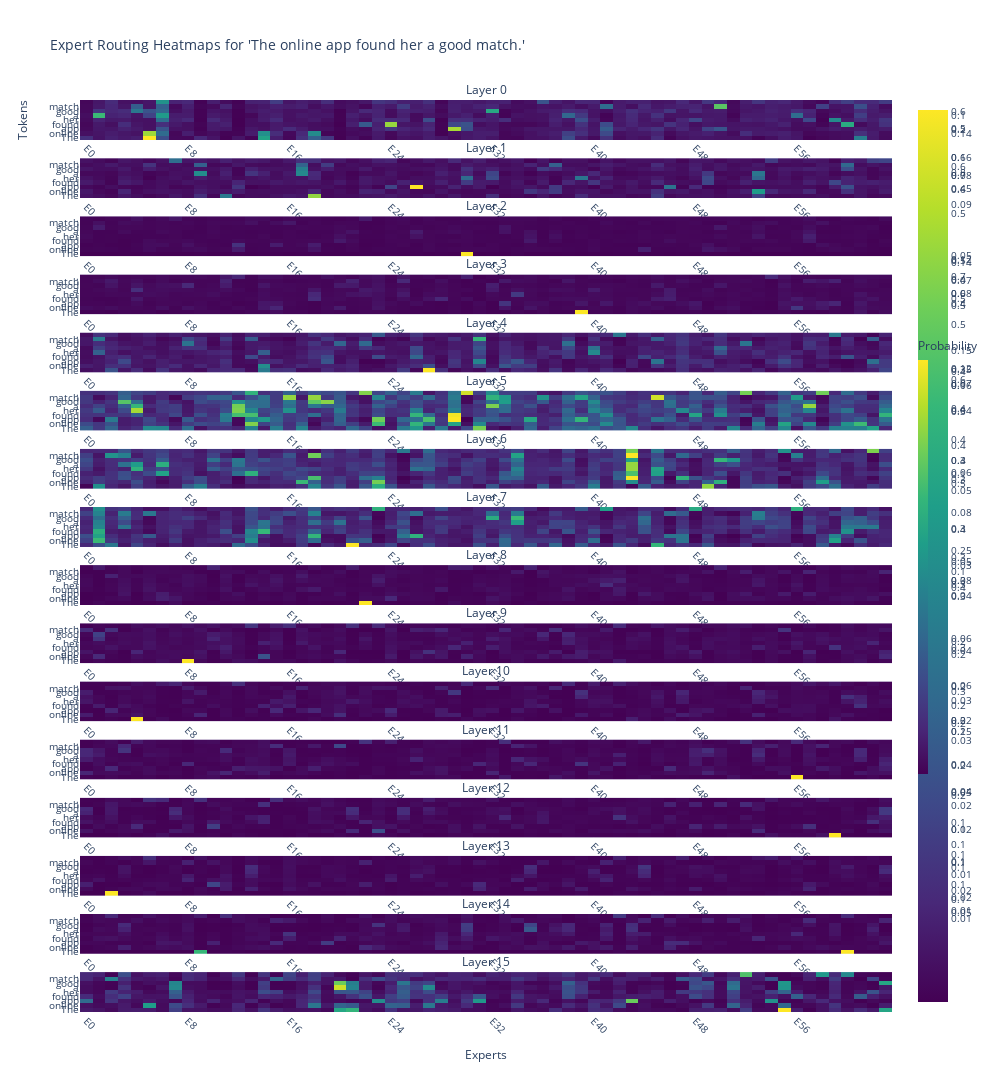

The code cell stored with this chart in its notebook:
### Code cell
input_text2 = "The online app found her a good match."
generate_heatmap(input_text2, model, tokenizer)

### Figure 1 — Plotly figure (JSON) as saved in the notebook; plotly's stock layout.template omitted (floating-point values rounded to 4 significant figures; data arrays with more than 128 entries replaced by an {"elided": "..."} marker saying what was removed)
{"data": [{"colorscale": [[0, "#440154"], [0.1111, "#482878"], [0.2222, "#3e4989"], [0.3333, "#31688e"], [0.4444, "#26828e"], [0.5556, "#1f9e89"], [0.6667, "#35b779"], [0.7778, "#6ece58"], [0.8889, "#b5de2b"], [1, "#fde725"]], "type": "heatmap", "x": ["E0", "E1", "E2", "E3", "E4", "E5", "E6", "E7", "E8", "E9", "E10", "E11", "E12", "E13", "E14", "E15", "E16", "E17", "E18", "E19", "E20", "E21", "E22", "E23", "E24", "E25", "E26", "E27", "E28", "E29", "E30", "E31", "E32", "E33", "E34", "E35", "E36", "E37", "E38", "E39", "E40", "E41", "E42", "E43", "E44", "E45", "E46", "E47", "E48", "E49", "E50", "E51", "E52", "E53", "E54", "E55", "E56", "E57", "E58", "E59", "E60", "E61", "E62", "E63"], "xaxis": "x", "y": ["The", " online", " app", " found", " her", " a", " good", " match", "."], "yaxis": "y", "z": {"elided": "9x64 float values"}, "zmin": 0}, {"colorscale": [[0, "#440154"], [0.1111, "#482878"], [0.2222, "#3e4989"], [0.3333, "#31688e"], [0.4444, "#26828e"], [0.5556, "#1f9e89"], [0.6667, "#35b779"], [0.7778, "#6ece58"], [0.8889, "#b5de2b"], [1, "#fde725"]], "type": "heatmap", "x": ["E0", "E1", "E2", "E3", "E4", "E5", "E6", "E7", "E8", "E9", "E10", "E11", "E12", "E13", "E14", "E15", "E16", "E17", "E18", "E19", "E20", "E21", "E22", "E23", "E24", "E25", "E26", "E27", "E28", "E29", "E30", "E31", "E32", "E33", "E34", "E35", "E36", "E37", "E38", "E39", "E40", "E41", "E42", "E43", "E44", "E45", "E46", "E47", "E48", "E49", "E50", "E51", "E52", "E53", "E54", "E55", "E56", "E57", "E58", "E59", "E60", "E61", "E62", "E63"], "xaxis": "x2", "y": ["The", " online", " app", " found", " her", " a", " good", " match", "."], "yaxis": "y2", "z": {"elided": "9x64 float values"}, "zmin": 0}, {"colorscale": [[0, "#440154"], [0.1111, "#482878"], [0.2222, "#3e4989"], [0.3333, "#31688e"], [0.4444, "#26828e"], [0.5556, "#1f9e89"], [0.6667, "#35b779"], [0.7778, "#6ece58"], [0.8889, "#b5de2b"], [1, "#fde725"]], "type": "heatmap", "x": ["E0", "E1", "E2", "E3", "E4", "E5", "E6", "E7", "E8", "E9", "E10", "E11", "E12", "E13", "E14", "E15", "E16", "E17", "E18", "E19", "E20", "E21", "E22", "E23", "E24", "E25", "E26", "E27", "E28", "E29", "E30", "E31", "E32", "E33", "E34", "E35", "E36", "E37", "E38", "E39", "E40", "E41", "E42", "E43", "E44", "E45", "E46", "E47", "E48", "E49", "E50", "E51", "E52", "E53", "E54", "E55", "E56", "E57", "E58", "E59", "E60", "E61", "E62", "E63"], "xaxis": "x3", "y": ["The", " online", " app", " found", " her", " a", " good", " match", "."], "yaxis": "y3", "z": {"elided": "9x64 float values"}, "zmin": 0}, {"colorscale": [[0, "#440154"], [0.1111, "#482878"], [0.2222, "#3e4989"], [0.3333, "#31688e"], [0.4444, "#26828e"], [0.5556, "#1f9e89"], [0.6667, "#35b779"], [0.7778, "#6ece58"], [0.8889, "#b5de2b"], [1, "#fde725"]], "type": "heatmap", "x": ["E0", "E1", "E2", "E3", "E4", "E5", "E6", "E7", "E8", "E9", "E10", "E11", "E12", "E13", "E14", "E15", "E16", "E17", "E18", "E19", "E20", "E21", "E22", "E23", "E24", "E25", "E26", "E27", "E28", "E29", "E30", "E31", "E32", "E33", "E34", "E35", "E36", "E37", "E38", "E39", "E40", "E41", "E42", "E43", "E44", "E45", "E46", "E47", "E48", "E49", "E50", "E51", "E52", "E53", "E54", "E55", "E56", "E57", "E58", "E59", "E60", "E61", "E62", "E63"], "xaxis": "x4", "y": ["The", " online", " app", " found", " her", " a", " good", " match", "."], "yaxis": "y4", "z": {"elided": "9x64 float values"}, "zmin": 0}, {"colorscale": [[0, "#440154"], [0.1111, "#482878"], [0.2222, "#3e4989"], [0.3333, "#31688e"], [0.4444, "#26828e"], [0.5556, "#1f9e89"], [0.6667, "#35b779"], [0.7778, "#6ece58"], [0.8889, "#b5de2b"], [1, "#fde725"]], "type": "heatmap", "x": ["E0", "E1", "E2", "E3", "E4", "E5", "E6", "E7", "E8", "E9", "E10", "E11", "E12", "E13", "E14", "E15", "E16", "E17", "E18", "E19", "E20", "E21", "E22", "E23", "E24", "E25", "E26", "E27", "E28", "E29", "E30", "E31", "E32", "E33", "E34", "E35", "E36", "E37", "E38", "E39", "E40", "E41", "E42", "E43", "E44", "E45", "E46", "E47", "E48", "E49", "E50", "E51", "E52", "E53", "E54", "E55", "E56", "E57", "E58", "E59", "E60", "E61", "E62", "E63"], "xaxis": "x5", "y": ["The", " online", " app", " found", " her", " a", " good", " match", "."], "yaxis": "y5", "z": {"elided": "9x64 float values"}, "zmin": 0}, {"colorscale": [[0, "#440154"], [0.1111, "#482878"], [0.2222, "#3e4989"], [0.3333, "#31688e"], [0.4444, "#26828e"], [0.5556, "#1f9e89"], [0.6667, "#35b779"], [0.7778, "#6ece58"], [0.8889, "#b5de2b"], [1, "#fde725"]], "type": "heatmap", "x": ["E0", "E1", "E2", "E3", "E4", "E5", "E6", "E7", "E8", "E9", "E10", "E11", "E12", "E13", "E14", "E15", "E16", "E17", "E18", "E19", "E20", "E21", "E22", "E23", "E24", "E25", "E26", "E27", "E28", "E29", "E30", "E31", "E32", "E33", "E34", "E35", "E36", "E37", "E38", "E39", "E40", "E41", "E42", "E43", "E44", "E45", "E46", "E47", "E48", "E49", "E50", "E51", "E52", "E53", "E54", "E55", "E56", "E57", "E58", "E59", "E60", "E61", "E62", "E63"], "xaxis": "x6", "y": ["The", " online", " app", " found", " her", " a", " good", " match", "."], "yaxis": "y6", "z": {"elided": "9x64 float values"}, "zmin": 0}, {"colorscale": [[0, "#440154"], [0.1111, "#482878"], [0.2222, "#3e4989"], [0.3333, "#31688e"], [0.4444, "#26828e"], [0.5556, "#1f9e89"], [0.6667, "#35b779"], [0.7778, "#6ece58"], [0.8889, "#b5de2b"], [1, "#fde725"]], "type": "heatmap", "x": ["E0", "E1", "E2", "E3", "E4", "E5", "E6", "E7", "E8", "E9", "E10", "E11", "E12", "E13", "E14", "E15", "E16", "E17", "E18", "E19", "E20", "E21", "E22", "E23", "E24", "E25", "E26", "E27", "E28", "E29", "E30", "E31", "E32", "E33", "E34", "E35", "E36", "E37", "E38", "E39", "E40", "E41", "E42", "E43", "E44", "E45", "E46", "E47", "E48", "E49", "E50", "E51", "E52", "E53", "E54", "E55", "E56", "E57", "E58", "E59", "E60", "E61", "E62", "E63"], "xaxis": "x7", "y": ["The", " online", " app", " found", " her", " a", " good", " match", "."], "yaxis": "y7", "z": {"elided": "9x64 float values"}, "zmin": 0}, {"colorscale": [[0, "#440154"], [0.1111, "#482878"], [0.2222, "#3e4989"], [0.3333, "#31688e"], [0.4444, "#26828e"], [0.5556, "#1f9e89"], [0.6667, "#35b779"], [0.7778, "#6ece58"], [0.8889, "#b5de2b"], [1, "#fde725"]], "type": "heatmap", "x": ["E0", "E1", "E2", "E3", "E4", "E5", "E6", "E7", "E8", "E9", "E10", "E11", "E12", "E13", "E14", "E15", "E16", "E17", "E18", "E19", "E20", "E21", "E22", "E23", "E24", "E25", "E26", "E27", "E28", "E29", "E30", "E31", "E32", "E33", "E34", "E35", "E36", "E37", "E38", "E39", "E40", "E41", "E42", "E43", "E44", "E45", "E46", "E47", "E48", "E49", "E50", "E51", "E52", "E53", "E54", "E55", "E56", "E57", "E58", "E59", "E60", "E61", "E62", "E63"], "xaxis": "x8", "y": ["The", " online", " app", " found", " her", " a", " good", " match", "."], "yaxis": "y8", "z": {"elided": "9x64 float values"}, "zmin": 0}, {"colorscale": [[0, "#440154"], [0.1111, "#482878"], [0.2222, "#3e4989"], [0.3333, "#31688e"], [0.4444, "#26828e"], [0.5556, "#1f9e89"], [0.6667, "#35b779"], [0.7778, "#6ece58"], [0.8889, "#b5de2b"], [1, "#fde725"]], "type": "heatmap", "x": ["E0", "E1", "E2", "E3", "E4", "E5", "E6", "E7", "E8", "E9", "E10", "E11", "E12", "E13", "E14", "E15", "E16", "E17", "E18", "E19", "E20", "E21", "E22", "E23", "E24", "E25", "E26", "E27", "E28", "E29", "E30", "E31", "E32", "E33", "E34", "E35", "E36", "E37", "E38", "E39", "E40", "E41", "E42", "E43", "E44", "E45", "E46", "E47", "E48", "E49", "E50", "E51", "E52", "E53", "E54", "E55", "E56", "E57", "E58", "E59", "E60", "E61", "E62", "E63"], "xaxis": "x9", "y": ["The", " online", " app", " found", " her", " a", " good", " match", "."], "yaxis": "y9", "z": {"elided": "9x64 float values"}, "zmin": 0}, {"colorscale": [[0, "#440154"], [0.1111, "#482878"], [0.2222, "#3e4989"], [0.3333, "#31688e"], [0.4444, "#26828e"], [0.5556, "#1f9e89"], [0.6667, "#35b779"], [0.7778, "#6ece58"], [0.8889, "#b5de2b"], [1, "#fde725"]], "type": "heatmap", "x": ["E0", "E1", "E2", "E3", "E4", "E5", "E6", "E7", "E8", "E9", "E10", "E11", "E12", "E13", "E14", "E15", "E16", "E17", "E18", "E19", "E20", "E21", "E22", "E23", "E24", "E25", "E26", "E27", "E28", "E29", "E30", "E31", "E32", "E33", "E34", "E35", "E36", "E37", "E38", "E39", "E40", "E41", "E42", "E43", "E44", "E45", "E46", "E47", "E48", "E49", "E50", "E51", "E52", "E53", "E54", "E55", "E56", "E57", "E58", "E59", "E60", "E61", "E62", "E63"], "xaxis": "x10", "y": ["The", " online", " app", " found", " her", " a", " good", " match", "."], "yaxis": "y10", "z": {"elided": "9x64 float values"}, "zmin": 0}, {"colorscale": [[0, "#440154"], [0.1111, "#482878"], [0.2222, "#3e4989"], [0.3333, "#31688e"], [0.4444, "#26828e"], [0.5556, "#1f9e89"], [0.6667, "#35b779"], [0.7778, "#6ece58"], [0.8889, "#b5de2b"], [1, "#fde725"]], "type": "heatmap", "x": ["E0", "E1", "E2", "E3", "E4", "E5", "E6", "E7", "E8", "E9", "E10", "E11", "E12", "E13", "E14", "E15", "E16", "E17", "E18", "E19", "E20", "E21", "E22", "E23", "E24", "E25", "E26", "E27", "E28", "E29", "E30", "E31", "E32", "E33", "E34", "E35", "E36", "E37", "E38", "E39", "E40", "E41", "E42", "E43", "E44", "E45", "E46", "E47", "E48", "E49", "E50", "E51", "E52", "E53", "E54", "E55", "E56", "E57", "E58", "E59", "E60", "E61", "E62", "E63"], "xaxis": "x11", "y": ["The", " online", " app", " found", " her", " a", " good", " match", "."], "yaxis": "y11", "z": {"elided": "9x64 float values"}, "zmin": 0}, {"colorscale": [[0, "#440154"], [0.1111, "#482878"], [0.2222, "#3e4989"], [0.3333, "#31688e"], [0.4444, "#26828e"], [0.5556, "#1f9e89"], [0.6667, "#35b779"], [0.7778, "#6ece58"], [0.8889, "#b5de2b"], [1, "#fde725"]], "type": "heatmap", "x": ["E0", "E1", "E2", "E3", "E4", "E5", "E6", "E7", "E8", "E9", "E10", "E11", "E12", "E13", "E14", "E15", "E16", "E17", "E18", "E19", "E20", "E21", "E22", "E23", "E24", "E25", "E26", "E27", "E28", "E29", "E30", "E31", "E32", "E33", "E34", "E35", "E36", "E37", "E38", "E39", "E40", "E41", "E42", "E43", "E44", "E45", "E46", "E47", "E48", "E49", "E50", "E51", "E52", "E53", "E54", "E55", "E56", "E57", "E58", "E59", "E60", "E61", "E62", "E63"], "xaxis": "x12", "y": ["The", " online", " app", " found", " her", " a", " good", " match", "."], "yaxis": "y12", "z": {"elided": "9x64 float values"}, "zmin": 0}, {"colorscale": [[0, "#440154"], [0.1111, "#482878"], [0.2222, "#3e4989"], [0.3333, "#31688e"], [0.4444, "#26828e"], [0.5556, "#1f9e89"], [0.6667, "#35b779"], [0.7778, "#6ece58"], [0.8889, "#b5de2b"], [1, "#fde725"]], "type": "heatmap", "x": ["E0", "E1", "E2", "E3", "E4", "E5", "E6", "E7", "E8", "E9", "E10", "E11", "E12", "E13", "E14", "E15", "E16", "E17", "E18", "E19", "E20", "E21", "E22", "E23", "E24", "E25", "E26", "E27", "E28", "E29", "E30", "E31", "E32", "E33", "E34", "E35", "E36", "E37", "E38", "E39", "E40", "E41", "E42", "E43", "E44", "E45", "E46", "E47", "E48", "E49", "E50", "E51", "E52", "E53", "E54", "E55", "E56", "E57", "E58", "E59", "E60", "E61", "E62", "E63"], "xaxis": "x13", "y": ["The", " online", " app", " found", " her", " a", " good", " match", "."], "yaxis": "y13", "z": {"elided": "9x64 float values"}, "zmin": 0}, {"colorscale": [[0, "#440154"], [0.1111, "#482878"], [0.2222, "#3e4989"], [0.3333, "#31688e"], [0.4444, "#26828e"], [0.5556, "#1f9e89"], [0.6667, "#35b779"], [0.7778, "#6ece58"], [0.8889, "#b5de2b"], [1, "#fde725"]], "type": "heatmap", "x": ["E0", "E1", "E2", "E3", "E4", "E5", "E6", "E7", "E8", "E9", "E10", "E11", "E12", "E13", "E14", "E15", "E16", "E17", "E18", "E19", "E20", "E21", "E22", "E23", "E24", "E25", "E26", "E27", "E28", "E29", "E30", "E31", "E32", "E33", "E34", "E35", "E36", "E37", "E38", "E39", "E40", "E41", "E42", "E43", "E44", "E45", "E46", "E47", "E48", "E49", "E50", "E51", "E52", "E53", "E54", "E55", "E56", "E57", "E58", "E59", "E60", "E61", "E62", "E63"], "xaxis": "x14", "y": ["The", " online", " app", " found", " her", " a", " good", " match", "."], "yaxis": "y14", "z": {"elided": "9x64 float values"}, "zmin": 0}, {"colorscale": [[0, "#440154"], [0.1111, "#482878"], [0.2222, "#3e4989"], [0.3333, "#31688e"], [0.4444, "#26828e"], [0.5556, "#1f9e89"], [0.6667, "#35b779"], [0.7778, "#6ece58"], [0.8889, "#b5de2b"], [1, "#fde725"]], "type": "heatmap", "x": ["E0", "E1", "E2", "E3", "E4", "E5", "E6", "E7", "E8", "E9", "E10", "E11", "E12", "E13", "E14", "E15", "E16", "E17", "E18", "E19", "E20", "E21", "E22", "E23", "E24", "E25", "E26", "E27", "E28", "E29", "E30", "E31", "E32", "E33", "E34", "E35", "E36", "E37", "E38", "E39", "E40", "E41", "E42", "E43", "E44", "E45", "E46", "E47", "E48", "E49", "E50", "E51", "E52", "E53", "E54", "E55", "E56", "E57", "E58", "E59", "E60", "E61", "E62", "E63"], "xaxis": "x15", "y": ["The", " online", " app", " found", " her", " a", " good", " match", "."], "yaxis": "y15", "z": {"elided": "9x64 float values"}, "zmin": 0}, {"colorbar": {"len": 0.5, "thickness": 10, "ticktext": ["0", "0.25", "0.5", "0.75", "1"], "tickvals": [0, 0.25, 0.5, 0.75, 1], "title": {"text": "Probability"}}, "colorscale": [[0, "#440154"], [0.1111, "#482878"], [0.2222, "#3e4989"], [0.3333, "#31688e"], [0.4444, "#26828e"], [0.5556, "#1f9e89"], [0.6667, "#35b779"], [0.7778, "#6ece58"], [0.8889, "#b5de2b"], [1, "#fde725"]], "type": "heatmap", "x": ["E0", "E1", "E2", "E3", "E4", "E5", "E6", "E7", "E8", "E9", "E10", "E11", "E12", "E13", "E14", "E15", "E16", "E17", "E18", "E19", "E20", "E21", "E22", "E23", "E24", "E25", "E26", "E27", "E28", "E29", "E30", "E31", "E32", "E33", "E34", "E35", "E36", "E37", "E38", "E39", "E40", "E41", "E42", "E43", "E44", "E45", "E46", "E47", "E48", "E49", "E50", "E51", "E52", "E53", "E54", "E55", "E56", "E57", "E58", "E59", "E60", "E61", "E62", "E63"], "xaxis": "x16", "y": ["The", " online", " app", " found", " her", " a", " good", " match", "."], "yaxis": "y16", "z": {"elided": "9x64 float values"}, "zmin": 0}], "layout": {"annotations": [{"font": {"size": 12}, "showarrow": false, "text": "Layer 0", "x": 0.5, "xanchor": "center", "xref": "paper", "y": 1.0, "yanchor": "bottom", "yref": "paper"}, {"font": {"size": 12}, "showarrow": false, "text": "Layer 1", "x": 0.5, "xanchor": "center", "xref": "paper", "y": 0.9362, "yanchor": "bottom", "yref": "paper"}, {"font": {"size": 12}, "showarrow": false, "text": "Layer 2", "x": 0.5, "xanchor": "center", "xref": "paper", "y": 0.8725, "yanchor": "bottom", "yref": "paper"}, {"font": {"size": 12}, "showarrow": false, "text": "Layer 3", "x": 0.5, "xanchor": "center", "xref": "paper", "y": 0.8087, "yanchor": "bottom", "yref": "paper"}, {"font": {"size": 12}, "showarrow": false, "text": "Layer 4", "x": 0.5, "xanchor": "center", "xref": "paper", "y": 0.745, "yanchor": "bottom", "yref": "paper"}, {"font": {"size": 12}, "showarrow": false, "text": "Layer 5", "x": 0.5, "xanchor": "center", "xref": "paper", "y": 0.6813, "yanchor": "bottom", "yref": "paper"}, {"font": {"size": 12}, "showarrow": false, "text": "Layer 6", "x": 0.5, "xanchor": "center", "xref": "paper", "y": 0.6175, "yanchor": "bottom", "yref": "paper"}, {"font": {"size": 12}, "showarrow": false, "text": "Layer 7", "x": 0.5, "xanchor": "center", "xref": "paper", "y": 0.5537, "yanchor": "bottom", "yref": "paper"}, {"font": {"size": 12}, "showarrow": false, "text": "Layer 8", "x": 0.5, "xanchor": "center", "xref": "paper", "y": 0.49, "yanchor": "bottom", "yref": "paper"}, {"font": {"size": 12}, "showarrow": false, "text": "Layer 9", "x": 0.5, "xanchor": "center", "xref": "paper", "y": 0.4263, "yanchor": "bottom", "yref": "paper"}, {"font": {"size": 12}, "showarrow": false, "text": "Layer 10", "x": 0.5, "xanchor": "center", "xref": "paper", "y": 0.3625, "yanchor": "bottom", "yref": "paper"}, {"font": {"size": 12}, "showarrow": false, "text": "Layer 11", "x": 0.5, "xanchor": "center", "xref": "paper", "y": 0.2988, "yanchor": "bottom", "yref": "paper"}, {"font": {"size": 12}, "showarrow": false, "text": "Layer 12", "x": 0.5, "xanchor": "center", "xref": "paper", "y": 0.235, "yanchor": "bottom", "yref": "paper"}, {"font": {"size": 12}, "showarrow": false, "text": "Layer 13", "x": 0.5, "xanchor": "center", "xref": "paper", "y": 0.1713, "yanchor": "bottom", "yref": "paper"}, {"font": {"size": 12}, "showarrow": false, "text": "Layer 14", "x": 0.5, "xanchor": "center", "xref": "paper", "y": 0.1075, "yanchor": "bottom", "yref": "paper"}, {"font": {"size": 12}, "showarrow": false, "text": "Layer 15", "x": 0.5, "xanchor": "center", "xref": "paper", "y": 0.04375, "yanchor": "bottom", "yref": "paper"}], "font": {"size": 10}, "height": 4800, "title": {"text": "Expert Routing Heatmaps for 'The online app found her a good match.'"}, "width": 1000, "xaxis": {"anchor": "y", "domain": [0, 1], "tickangle": 45, "tickmode": "array", "ticktext": ["E0", "E8", "E16", "E24", "E32", "E40", "E48", "E56"], "tickvals": ["E0", "E8", "E16", "E24", "E32", "E40", "E48", "E56"]}, "xaxis10": {"anchor": "y10", "domain": [0, 1], "tickangle": 45, "tickmode": "array", "ticktext": ["E0", "E8", "E16", "E24", "E32", "E40", "E48", "E56"], "tickvals": ["E0", "E8", "E16", "E24", "E32", "E40", "E48", "E56"]}, "xaxis11": {"anchor": "y11", "domain": [0, 1], "tickangle": 45, "tickmode": "array", "ticktext": ["E0", "E8", "E16", "E24", "E32", "E40", "E48", "E56"], "tickvals": ["E0", "E8", "E16", "E24", "E32", "E40", "E48", "E56"]}, "xaxis12": {"anchor": "y12", "domain": [0, 1], "tickangle": 45, "tickmode": "array", "ticktext": ["E0", "E8", "E16", "E24", "E32", "E40", "E48", "E56"], "tickvals": ["E0", "E8", "E16", "E24", "E32", "E40", "E48", "E56"]}, "xaxis13": {"anchor": "y13", "domain": [0, 1], "tickangle": 45, "tickmode": "array", "ticktext": ["E0", "E8", "E16", "E24", "E32", "E40", "E48", "E56"], "tickvals": ["E0", "E8", "E16", "E24", "E32", "E40", "E48", "E56"]}, "xaxis14": {"anchor": "y14", "domain": [0, 1], "tickangle": 45, "tickmode": "array", "ticktext": ["E0", "E8", "E16", "E24", "E32", "E40", "E48", "E56"], "tickvals": ["E0", "E8", "E16", "E24", "E32", "E40", "E48", "E56"]}, "xaxis15": {"anchor": "y15", "domain": [0, 1], "tickangle": 45, "tickmode": "array", "ticktext": ["E0", "E8", "E16", "E24", "E32", "E40", "E48", "E56"], "tickvals": ["E0", "E8", "E16", "E24", "E32", "E40", "E48", "E56"]}, "xaxis16": {"anchor": "y16", "domain": [0, 1], "tickangle": 45, "tickmode": "array", "ticktext": ["E0", "E8", "E16", "E24", "E32", "E40", "E48", "E56"], "tickvals": ["E0", "E8", "E16", "E24", "E32", "E40", "E48", "E56"], "title": {"text": "Experts"}}, "xaxis2": {"anchor": "y2", "domain": [0, 1], "tickangle": 45, "tickmode": "array", "ticktext": ["E0", "E8", "E16", "E24", "E32", "E40", "E48", "E56"], "tickvals": ["E0", "E8", "E16", "E24", "E32", "E40", "E48", "E56"]}, "xaxis3": {"anchor": "y3", "domain": [0, 1], "tickangle": 45, "tickmode": "array", "ticktext": ["E0", "E8", "E16", "E24", "E32", "E40", "E48", "E56"], "tickvals": ["E0", "E8", "E16", "E24", "E32", "E40", "E48", "E56"]}, "xaxis4": {"anchor": "y4", "domain": [0, 1], "tickangle": 45, "tickmode": "array", "ticktext": ["E0", "E8", "E16", "E24", "E32", "E40", "E48", "E56"], "tickvals": ["E0", "E8", "E16", "E24", "E32", "E40", "E48", "E56"]}, "xaxis5": {"anchor": "y5", "domain": [0, 1], "tickangle": 45, "tickmode": "array", "ticktext": ["E0", "E8", "E16", "E24", "E32", "E40", "E48", "E56"], "tickvals": ["E0", "E8", "E16", "E24", "E32", "E40", "E48", "E56"]}, "xaxis6": {"anchor": "y6", "domain": [0, 1], "tickangle": 45, "tickmode": "array", "ticktext": ["E0", "E8", "E16", "E24", "E32", "E40", "E48", "E56"], "tickvals": ["E0", "E8", "E16", "E24", "E32", "E40", "E48", "E56"]}, "xaxis7": {"anchor": "y7", "domain": [0, 1], "tickangle": 45, "tickmode": "array", "ticktext": ["E0", "E8", "E16", "E24", "E32", "E40", "E48", "E56"], "tickvals": ["E0", "E8", "E16", "E24", "E32", "E40", "E48", "E56"]}, "xaxis8": {"anchor": "y8", "domain": [0, 1], "tickangle": 45, "tickmode": "array", "ticktext": ["E0", "E8", "E16", "E24", "E32", "E40", "E48", "E56"], "tickvals": ["E0", "E8", "E16", "E24", "E32", "E40", "E48", "E56"]}, "xaxis9": {"anchor": "y9", "domain": [0, 1], "tickangle": 45, "tickmode": "array", "ticktext": ["E0", "E8", "E16", "E24", "E32", "E40", "E48", "E56"], "tickvals": ["E0", "E8", "E16", "E24", "E32", "E40", "E48", "E56"]}, "yaxis": {"anchor": "x", "domain": [0.9562, 1.0], "side": "left", "tickmode": "array", "ticktext": ["The", " online", " app", " found", " her", " a", " good", " match", "."], "tickvals": ["The", " online", " app", " found", " her", " a", " good", " match", "."], "title": {"text": "Tokens"}}, "yaxis10": {"anchor": "x10", "domain": [0.3825, 0.4263], "side": "left", "tickmode": "array", "ticktext": ["The", " online", " app", " found", " her", " a", " good", " match", "."], "tickvals": ["The", " online", " app", " found", " her", " a", " good", " match", "."]}, "yaxis11": {"anchor": "x11", "domain": [0.3187, 0.3625], "side": "left", "tickmode": "array", "ticktext": ["The", " online", " app", " found", " her", " a", " good", " match", "."], "tickvals": ["The", " online", " app", " found", " her", " a", " good", " match", "."]}, "yaxis12": {"anchor": "x12", "domain": [0.255, 0.2988], "side": "left", "tickmode": "array", "ticktext": ["The", " online", " app", " found", " her", " a", " good", " match", "."], "tickvals": ["The", " online", " app", " found", " her", " a", " good", " match", "."]}, "yaxis13": {"anchor": "x13", "domain": [0.1912, 0.235], "side": "left", "tickmode": "array", "ticktext": ["The", " online", " app", " found", " her", " a", " good", " match", "."], "tickvals": ["The", " online", " app", " found", " her", " a", " good", " match", "."]}, "yaxis14": {"anchor": "x14", "domain": [0.1275, 0.1713], "side": "left", "tickmode": "array", "ticktext": ["The", " online", " app", " found", " her", " a", " good", " match", "."], "tickvals": ["The", " online", " app", " found", " her", " a", " good", " match", "."]}, "yaxis15": {"anchor": "x15", "domain": [0.06375, 0.1075], "side": "left", "tickmode": "array", "ticktext": ["The", " online", " app", " found", " her", " a", " good", " match", "."], "tickvals": ["The", " online", " app", " found", " her", " a", " good", " match", "."]}, "yaxis16": {"anchor": "x16", "domain": [0, 0.04375], "side": "left", "tickmode": "array", "ticktext": ["The", " online", " app", " found", " her", " a", " good", " match", "."], "tickvals": ["The", " online", " app", " found", " her", " a", " good", " match", "."]}, "yaxis2": {"anchor": "x2", "domain": [0.8925, 0.9362], "side": "left", "tickmode": "array", "ticktext": ["The", " online", " app", " found", " her", " a", " good", " match", "."], "tickvals": ["The", " online", " app", " found", " her", " a", " good", " match", "."]}, "yaxis3": {"anchor": "x3", "domain": [0.8287, 0.8725], "side": "left", "tickmode": "array", "ticktext": ["The", " online", " app", " found", " her", " a", " good", " match", "."], "tickvals": ["The", " online", " app", " found", " her", " a", " good", " match", "."]}, "yaxis4": {"anchor": "x4", "domain": [0.765, 0.8087], "side": "left", "tickmode": "array", "ticktext": ["The", " online", " app", " found", " her", " a", " good", " match", "."], "tickvals": ["The", " online", " app", " found", " her", " a", " good", " match", "."]}, "yaxis5": {"anchor": "x5", "domain": [0.7013, 0.745], "side": "left", "tickmode": "array", "ticktext": ["The", " online", " app", " found", " her", " a", " good", " match", "."], "tickvals": ["The", " online", " app", " found", " her", " a", " good", " match", "."]}, "yaxis6": {"anchor": "x6", "domain": [0.6375, 0.6813], "side": "left", "tickmode": "array", "ticktext": ["The", " online", " app", " found", " her", " a", " good", " match", "."], "tickvals": ["The", " online", " app", " found", " her", " a", " good", " match", "."]}, "yaxis7": {"anchor": "x7", "domain": [0.5737, 0.6175], "side": "left", "tickmode": "array", "ticktext": ["The", " online", " app", " found", " her", " a", " good", " match", "."], "tickvals": ["The", " online", " app", " found", " her", " a", " good", " match", "."]}, "yaxis8": {"anchor": "x8", "domain": [0.51, 0.5537], "side": "left", "tickmode": "array", "ticktext": ["The", " online", " app", " found", " her", " a", " good", " match", "."], "tickvals": ["The", " online", " app", " found", " her", " a", " good", " match", "."]}, "yaxis9": {"anchor": "x9", "domain": [0.4463, 0.49], "side": "left", "tickmode": "array", "ticktext": ["The", " online", " app", " found", " her", " a", " good", " match", "."], "tickvals": ["The", " online", " app", " found", " her", " a", " good", " match", "."]}}}
